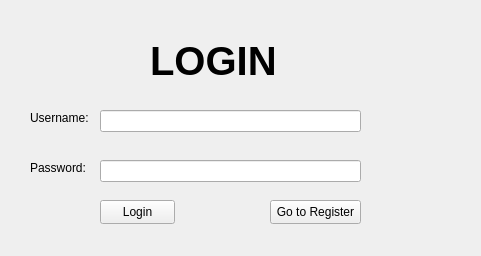
<?xml version="1.0" encoding="UTF-8"?>
<ui version="4.0">
 <class>Login</class>
 <widget class="QWidget" name="Login">
  <property name="geometry">
   <rect>
    <x>0</x>
    <y>0</y>
    <width>481</width>
    <height>256</height>
   </rect>
  </property>
  <property name="windowTitle">
   <string>Form</string>
  </property>
  <widget class="QWidget" name="widget" native="true">
   <property name="geometry">
    <rect>
     <x>10</x>
     <y>-10</y>
     <width>471</width>
     <height>281</height>
    </rect>
   </property>
   <widget class="QLabel" name="label_3">
    <property name="geometry">
     <rect>
      <x>140</x>
      <y>20</y>
      <width>141</width>
      <height>101</height>
     </rect>
    </property>
    <property name="font">
     <font>
      <pointsize>30</pointsize>
      <bold>true</bold>
     </font>
    </property>
    <property name="text">
     <string>LOGIN</string>
    </property>
   </widget>
   <widget class="QLabel" name="label">
    <property name="geometry">
     <rect>
      <x>20</x>
      <y>120</y>
      <width>71</width>
      <height>16</height>
     </rect>
    </property>
    <property name="text">
     <string>Username: </string>
    </property>
   </widget>
   <widget class="QLabel" name="label_2">
    <property name="geometry">
     <rect>
      <x>20</x>
      <y>170</y>
      <width>71</width>
      <height>16</height>
     </rect>
    </property>
    <property name="text">
     <string>Password: </string>
    </property>
   </widget>
   <widget class="QLineEdit" name="lineEdit">
    <property name="geometry">
     <rect>
      <x>90</x>
      <y>120</y>
      <width>261</width>
      <height>22</height>
     </rect>
    </property>
    <property name="text">
     <string/>
    </property>
   </widget>
   <widget class="QLineEdit" name="lineEdit_2">
    <property name="geometry">
     <rect>
      <x>90</x>
      <y>170</y>
      <width>261</width>
      <height>22</height>
     </rect>
    </property>
    <property name="echoMode">
     <enum>QLineEdit::Password</enum>
    </property>
   </widget>
   <widget class="QPushButton" name="pushButton">
    <property name="geometry">
     <rect>
      <x>90</x>
      <y>210</y>
      <width>75</width>
      <height>24</height>
     </rect>
    </property>
    <property name="text">
     <string>Login</string>
    </property>
   </widget>
   <widget class="QPushButton" name="pushButton_2">
    <property name="geometry">
     <rect>
      <x>260</x>
      <y>210</y>
      <width>91</width>
      <height>24</height>
     </rect>
    </property>
    <property name="text">
     <string>Go to Register</string>
    </property>
   </widget>
  </widget>
 </widget>
 <resources>
  <include location="resources.qrc"/>
 </resources>
 <connections/>
</ui>
